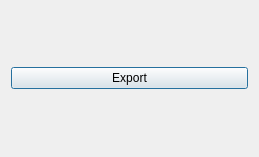
<?xml version="1.0" encoding="UTF-8"?>
<ui version="4.0">
    <class>dialog_base</class>
    <widget class="QDialog" name="dialog_base">
        <property name="geometry">
            <rect>
                <x>0</x>
                <y>0</y>
                <width>259</width>
                <height>157</height>
            </rect>
        </property>
        <property name="windowTitle">
            <string>Solution Exporter</string>
        </property>
        <layout class="QVBoxLayout" name="parameter_layout">
            <item>
                <layout class="QHBoxLayout" name="horizontalLayout_4">
                    <item>
                        <widget class="QPushButton" name="compute_button">
                            <property name="text">
                                <string>Export</string>
                            </property>
                        </widget>
                    </item>
                </layout>
            </item>
        </layout>
    </widget>
    <resources/>
    <connections/>
</ui>
